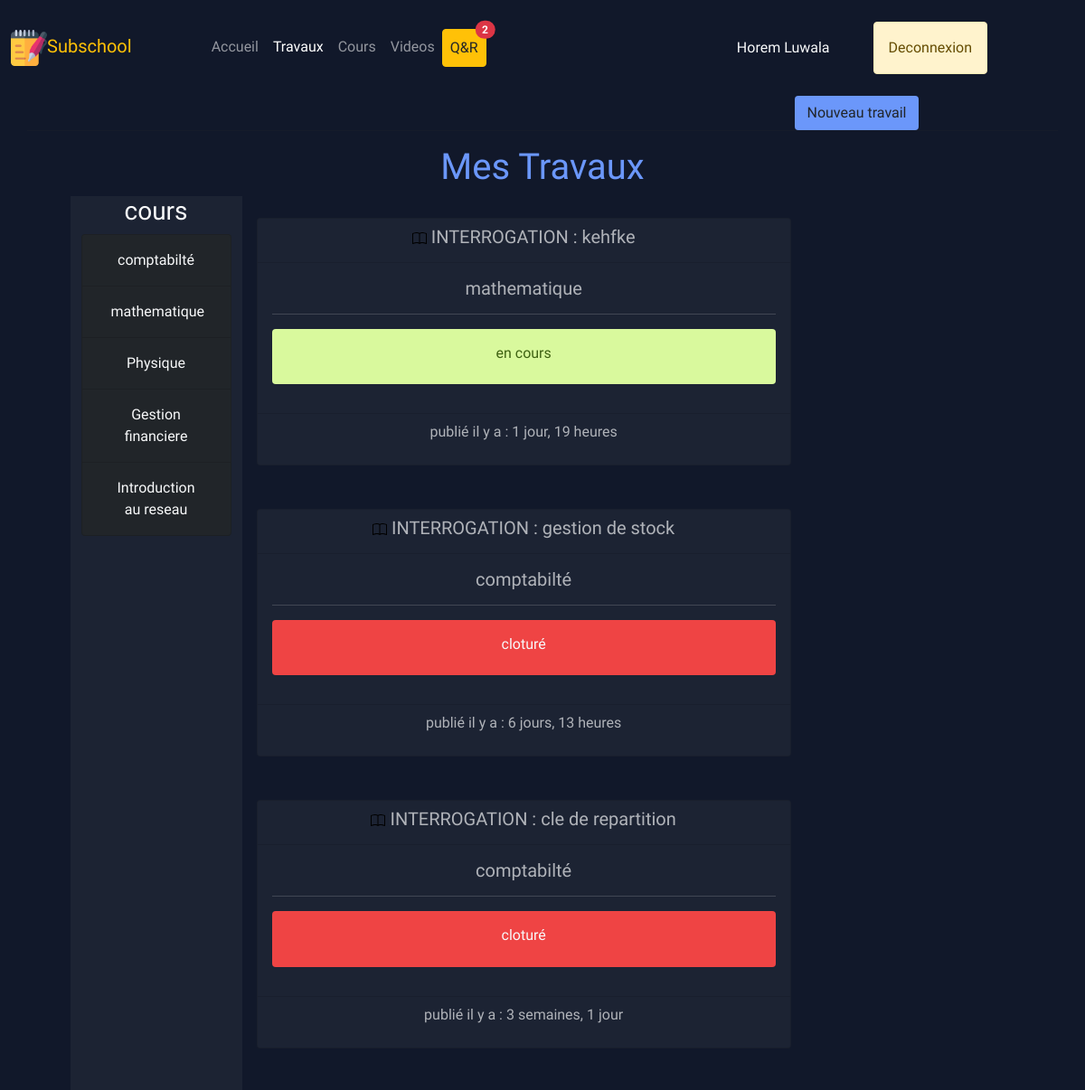
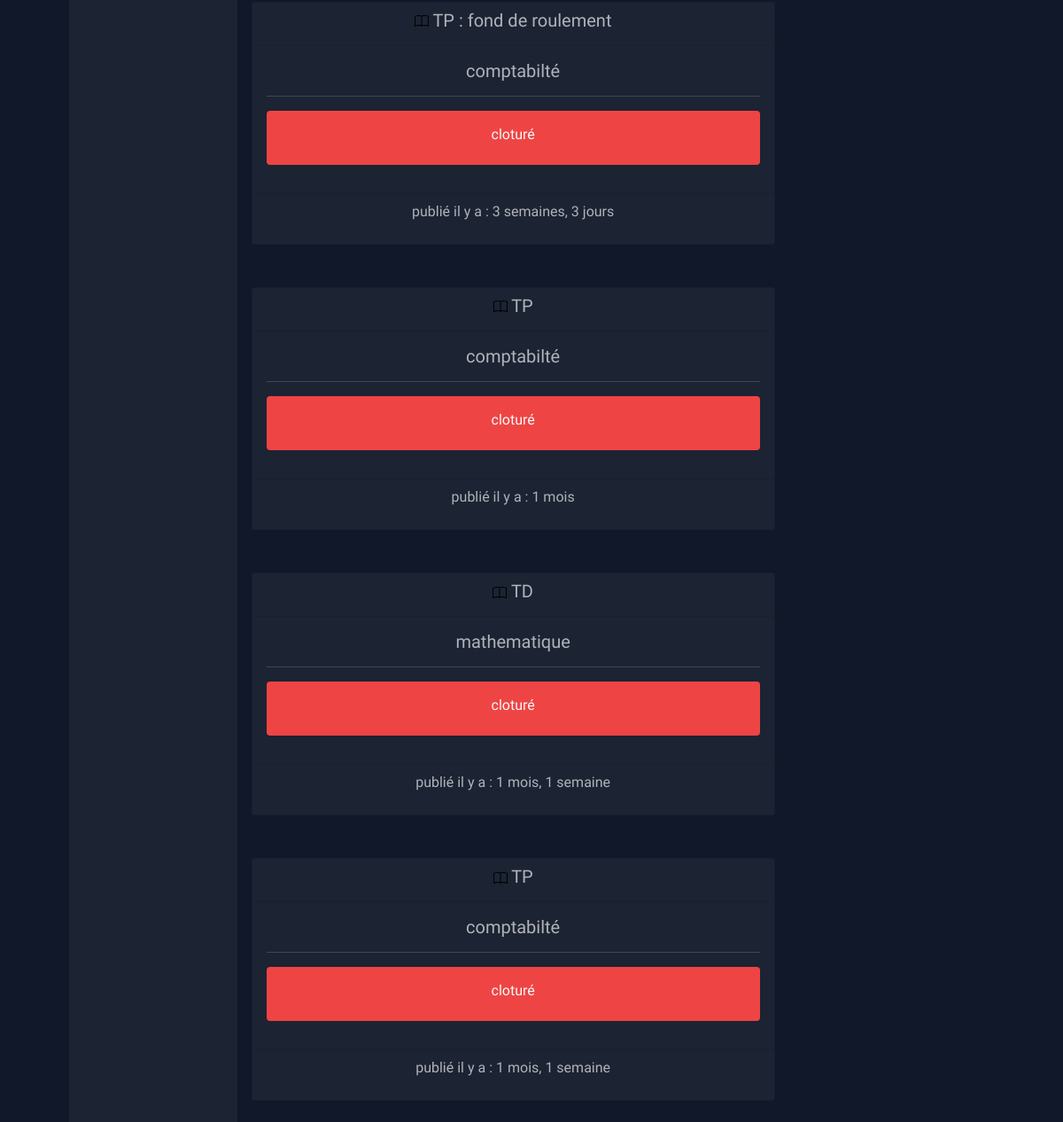
Page /homework/ (signed in) on the committed database (2 pictures, top to bottom).
### school/models.py (models this page shows, shortened)
class Teacher(models.Model):
    user = models.OneToOneField(User, on_delete=models.CASCADE, null=True)
    name = models.CharField(max_length=255)
    def __str__(self):
        return self.name

class Course(models.Model):
    image = models.FileField(upload_to="course_img", null=True)
    name = models.CharField(max_length=255)
    promotion = models.ManyToManyField(Promotion, related_name="courses")
    teacher = models.ForeignKey(Teacher, on_delete=models.CASCADE, null=True)
    credit = models.IntegerField(default=1)
    description = models.TextField(null=True)
    note = models.ManyToManyField(Note, related_name="note")
    hours = models.IntegerField()

class HomeWork(models.Model):
    course = models.ForeignKey(Course, on_delete=models.CASCADE)
    title = models.CharField(max_length=255, null=True)
    file = models.FileField(null=True, upload_to="homeworks")
    date = models.DateTimeField(auto_now_add=True)
    end = models.DateTimeField(null=True)
    notice = models.TextField(blank=True)
    cote = models.IntegerField()
    completed = models.BooleanField(default=False)
    type = models.CharField(choices=type_dutty, max_length=255, null=True)

### school/decorators.py (the view)
        def wrapper_func(request, *args, **kwargs):
            group = None
            if request.user.groups.exists():
                group = request.user.groups.all()[0].name
            if group in allowed_roles:
                return view_func(request, *args, **kwargs)
            else:
                return HttpResponse("Permission non accordée !")
            return wrapper_func(request, *args, **kwargs)

### school/views.py (called while the page is built, shortened)
@login_required(login_url='login')
@allowed_users(allowed_roles=['teacher'])
def homeworks(request):
    courses = Course.objects.filter(teacher=request.user.teacher)
    duttys = HomeWork.objects.filter(course__teacher=request.user.teacher).order_by('-date')
    active_homework = "active"
    questions = Question.objects.filter(course__teacher=request.user.teacher)
    nbr_questions = questions.filter(satisfied=False).count()
    context = {'duttys': duttys, 'activedut': active_homework, 'courses': courses, 'nbr_questions': nbr_questions}
    return render(request, 'school/homework.html', context)

### templates/school/homework.html (shortened to what this page needs)
{% extends 'school/base_teacher.html' %}
{% load static %}
{% block content %}
    <div class="col-md-9 text-end">
        <button class="btn text-dark" data-bs-target="#exampleModalToggle" data-bs-toggle="modal" style="background-color: #6B97FA;color: white">Nouveau travail</button>
    </div>
    <hr>
    <h1 class="text-center" style="color: #6B97FA">Mes Travaux</h1>
    <div class="col col-md-2 text-light" style="background-color: #1C2333">
        <h3 class="text-center">cours</h3>
        <ul class="list-group text-light text-center">
            {% for course in courses %}
                <li class="list-group-item bg-dark text-light"><a class="nav-link text-light bg-dark" href="{% url 'homeworks-det' course.id %}">{{ course.name }}</a></li>
            {% endfor %}
          </ul>
    </div>
    <div class="col col-md-9">
    <div class="row col-md-9">
        {% for homework in duttys %}
            <a class="nav-link" href="{% url 'homework-detail' homework.id %}">
            <div class="card text-center mt-3 mb-3" style="background-color: #1C2333;color: #B0B3B9">
                <div class="card-header" style="background-color: #1C2333;color: #B0B3B9">
                    <h5><img class="" style="" src="{% static 'img/book.svg' %}" alt=""> {{ homework.type }}{% if homework.title %} : {{ homework.title|lower }}{% endif %}</h5>
                </div>
                <div class="card-body" style="background-color: #1C2333;color: #B0B3B9">
                  <h5 class="card-title" style="background-color: #1C2333;color: #B0B3B9;opacity: 1;">{{ homework.course.name }}</h5>
                  <hr>
                    {% if not homework.completed %}<div class="alert" style="color: #3f6212;background-color: #d9f99d"><h6>en cours</h6></div>{% else %}
                        <div class="alert text-light" style="background-color: #ef4444"><h6 style="opacity: 1;">cloturé</h6></div>{% endif %}
                </div>
                <div class="card-footer" style="background-color: #1C2333;color: #B0B3B9">
                    <p>publié il y a : {{ homework.date|timesince }}</p>
                </div>
              </div>
            </a>
        {% endfor %}
    </div>
    </div>
{% endblock %}

### templates/school/base_teacher.html (shortened to what this page needs)
{% load static %}
<!DOCTYPE html>
<html lang="en">
<head>
    {% load static %}
    <link rel="stylesheet" href="{% static 'css/bootstrap.min.css' %}">
<link rel="stylesheet" href="{% static 'css/style.css' %}">
<link rel="stylesheet" href="{% static 'css/custom.css' %}">
</head>
<body style="font-family: 'Inconsolata', sans-serif;background-color: #11182A;background-repeat: no-repeat;background-attachment: fixed;background-size: cover">
    {% include 'school/navbar_teacher.html' %}
    <section class="ftco-section">
		<div class="container">
			<div class="row justify-content-center">
                {% block content %}
                {% endblock %}
			</div>
		</div>
	</section>
</body>
</html>

### templates/school/navbar_teacher.html (shortened to what this page needs)
{% load static %}
<nav class="navbar navbar-expand-lg navbar-dark">
    <div class="container-fluid">
    <a class="navbar-brand brand-site text-warning mx-auto" style="" href="{% url 'home-teacher' %}"><img src="{% static 'img/notes.png' %}" class="rounded" style="height: 5vh;width: 5vh">Subschool</a>
    <div class="collapse navbar-collapse" style="margin-left: 10vh" id="navbarNavAltMarkup">
      <ul class="navbar-nav mr-auto">
          <li class="nav-item">
            <a class="nav-link {{ activehome }}" aria-current="page" href="{% url 'home-teacher' %}">Accueil</a>
          </li>
          <li class="nav-item">
                        <a class="nav-link {{ activedut }}" href="{% url 'homework' %}">Travaux</a>
          </li>
          <li class="nav-item">
            <a class="nav-link {{ activecourse }}" href="{% url 'courses-teach' %}"
              >Cours</a>
          </li>
           <li class="nav-item">
            <a class="nav-link {{ activevideo }}" href="{% url 'teacher-video' %}"
              >Videos</a>
          </li>
          <li class="nav-item">
              <a type="button" class="nav-link btn btn-warning text-dark position-relative" id="qr-not" href="{% url 'questions' %}">
                Q&R
                  <span class="position-absolute top-0 start-100 translate-middle badge rounded-pill bg-danger">
                    {{ nbr_questions }}
                  </span>
                </a>
          </li>
      </ul>
    </div>
    <div class="d-flex align-items-center mx-5 mt-3" id="auth-div" style="display: flex;flex-direction: row">
        <p class="text-light username" style="">{{ request.user.teacher  }}</p>
        {% if request.user.is_authenticated %}
                <a href="{% url 'logout' %}" id="auth-btn" style="" class="btn btn-warning mx-5 alert alert-warning">Deconnexion</a>
              {% endif %}
    </div>
    </div>
</nav>

### templates/school/message.html (shortened to what this page needs)
{% load static %}

### static/css/style.css (style rules this page uses)
.list-group { background-color: #1C2333;color: #B0B3B9 }

### static/css/custom.css (style rules this page uses)
.list-group { background-color: #1C2333;color: #B0B3B9 }

### rows in the picture
Course: name "comptabilté"
Course: name "mathematique"
Course: name "Physique"
Course: name "Gestion financiere"
Course: name "Introduction au reseau"
HomeWork: type "INTERROGATION", title "kehfke", course.name "mathematique", completed "en cours", date "1 jour, 19 heures"
HomeWork: type "INTERROGATION", title "gestion de stock", course.name "comptabilté", completed "cloturé", date "6 jours, 13 heures"
HomeWork: type "INTERROGATION", title "cle de repartition", course.name "comptabilté", completed "cloturé", date "3 semaines, 1 jour"
HomeWork: type "TP", title "fond de roulement", course.name "comptabilté", completed "cloturé", date "3 semaines, 3 jours"
HomeWork: type "TP", course.name "comptabilté", completed "cloturé", date "1 mois"
HomeWork: type "TD", course.name "mathematique", completed "cloturé", date "1 mois, 1 semaine"
HomeWork: type "TP", course.name "comptabilté", completed "cloturé", date "1 mois, 1 semaine"

### other values in the picture
{{ nbr_questions }} "2"
{{ request.user.teacher }} "Horem Luwala"
